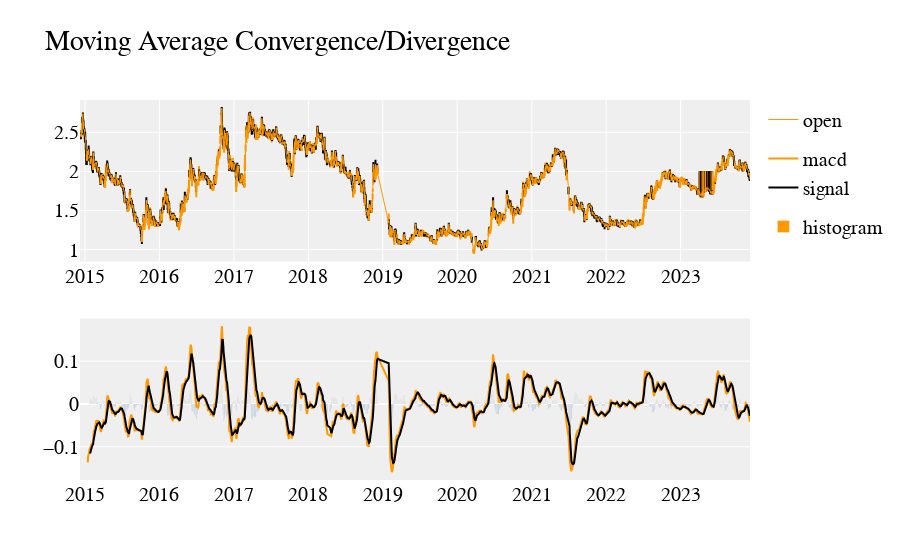

Write notebook code for a chart like this one.
### Code cell
# calculate MACD values
df.ta.macd(close='close', fast=12, slow=26, append=True)
# Force lowercase (optional)
df.columns = [x.lower() for x in df.columns]
# Construct a 2 x 1 Plotly figure
fig = make_subplots(rows=2, cols=1)
# price Line
fig.append_trace(
    go.Scatter(
        x=df.index,
        y=df['open'],
        line=dict(color='#ff9900', width=1),
        name='open',
        # showlegend=False,
        legendgroup='1',
    ), row=1, col=1
)
# Candlestick chart for pricing
fig.append_trace(
    go.Candlestick(
        x=df.index,
        open=df['open'],
        high=df['high'],
        low=df['low'],
        close=df['close'],
        increasing_line_color='#ff9900',
        decreasing_line_color='black',
        showlegend=False
    ), row=1, col=1
)
# Fast Signal (%k)
fig.append_trace(
    go.Scatter(
        x=df.index,
        y=df['macd_12_26_9'],
        line=dict(color='#ff9900', width=2),
        name='macd',
        # showlegend=False,
        legendgroup='2',
    ), row=2, col=1
)
# Slow signal (%d)
fig.append_trace(
    go.Scatter(
        x=df.index,
        y=df['macds_12_26_9'],
        line=dict(color='#000000', width=2),
        # showlegend=False,
        legendgroup='2',
        name='signal'
    ), row=2, col=1
)
# Colorize the histogram values
colors = np.where(df['macdh_12_26_9'] < 0, '#000', '#ff9900')
# Plot the histogram
fig.append_trace(
    go.Bar(
        x=df.index,
        y=df['macdh_12_26_9'],
        name='histogram',
        marker_color=colors,
    ), row=2, col=1
)
# Make it pretty
layout = go.Layout(
    plot_bgcolor='#efefef',
    # Font Families
    font_family='Monospace',
    font_color='#000000',
    font_size=20,
    title='Moving Average Convergence/Divergence',
    xaxis=dict(
        rangeslider=dict(
            visible=False
        )
    )
)
# Update options and show plot
fig.update_layout(layout)
fig.show()

### Figure 1 — Plotly figure (JSON) as saved in the notebook; plotly's stock layout.template omitted (floating-point values rounded to 4 significant figures; data arrays with more than 128 entries replaced by an {"elided": "..."} marker saying what was removed)
{"data": [{"legendgroup": "1", "line": {"color": "#ff9900", "width": 1}, "name": "open", "type": "scatter", "x": {"elided": "2193 str values"}, "xaxis": "x", "y": {"elided": "2193 float values"}, "yaxis": "y"}, {"close": {"elided": "2193 float values"}, "decreasing": {"line": {"color": "black"}}, "high": {"elided": "2193 float values"}, "increasing": {"line": {"color": "#ff9900"}}, "low": {"elided": "2193 float values"}, "open": {"elided": "2193 float values"}, "showlegend": false, "type": "candlestick", "x": {"elided": "2193 str values"}, "xaxis": "x", "yaxis": "y"}, {"legendgroup": "2", "line": {"color": "#ff9900", "width": 2}, "name": "macd", "type": "scatter", "x": {"elided": "2193 str values"}, "xaxis": "x2", "y": {"elided": "2193 float values"}, "yaxis": "y2"}, {"legendgroup": "2", "line": {"color": "#000000", "width": 2}, "name": "signal", "type": "scatter", "x": {"elided": "2193 str values"}, "xaxis": "x2", "y": {"elided": "2193 float values"}, "yaxis": "y2"}, {"marker": {"color": {"elided": "2193 str values"}}, "name": "histogram", "type": "bar", "x": {"elided": "2193 str values"}, "xaxis": "x2", "y": {"elided": "2193 float values"}, "yaxis": "y2"}], "layout": {"autosize": true, "font": {"color": "#000000", "family": "Monospace", "size": 20}, "plot_bgcolor": "#efefef", "title": {"text": "Moving Average Convergence/Divergence"}, "xaxis": {"anchor": "y", "autorange": true, "domain": [0, 1], "range": ["2014-12-07 12:00", "2023-12-07 12:00"], "rangeslider": {"visible": false, "yaxis": {}}, "type": "date"}, "xaxis2": {"anchor": "y2", "autorange": true, "domain": [0, 1], "range": ["2014-12-07 12:00", "2023-12-07 12:00"], "type": "date"}, "yaxis": {"anchor": "x", "autorange": true, "domain": [0.575, 1], "range": [0.8467, 2.913], "type": "linear"}, "yaxis2": {"anchor": "x2", "autorange": true, "domain": [0, 0.425], "range": [-0.1776, 0.1997], "type": "linear"}}}
